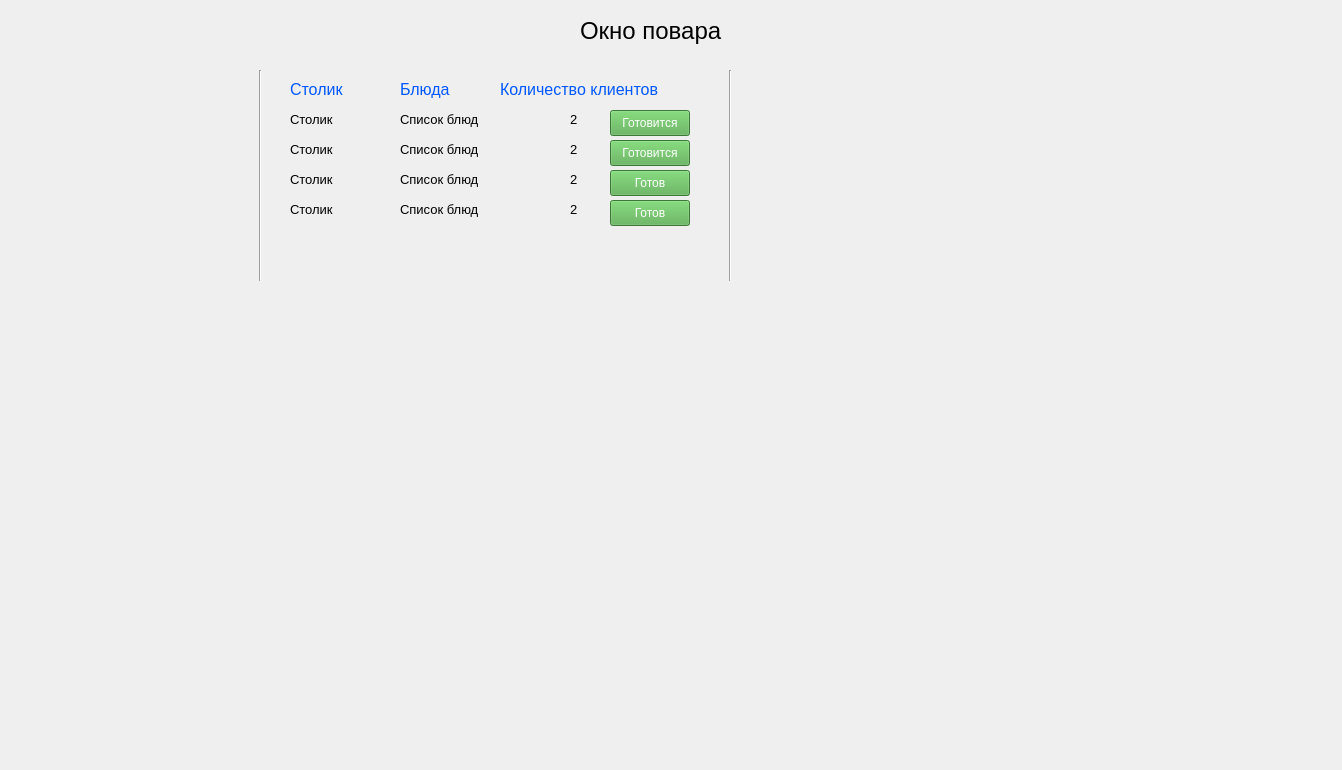
<?xml version="1.0" encoding="UTF-8"?>
<ui version="4.0">
 <class>Widget</class>
 <widget class="QWidget" name="cookWindow">
  <property name="geometry">
   <rect>
    <x>0</x>
    <y>0</y>
    <width>1342</width>
    <height>770</height>
   </rect>
  </property>
  <property name="windowTitle">
   <string>Widget</string>
  </property>
  <widget class="QLabel" name="label_7">
   <property name="geometry">
    <rect>
     <x>290</x>
     <y>170</y>
     <width>181</width>
     <height>18</height>
    </rect>
   </property>
   <property name="font">
    <font>
     <pointsize>10</pointsize>
    </font>
   </property>
   <property name="text">
    <string>Столик</string>
   </property>
  </widget>
  <widget class="QLabel" name="label_6">
   <property name="geometry">
    <rect>
     <x>290</x>
     <y>140</y>
     <width>181</width>
     <height>18</height>
    </rect>
   </property>
   <property name="font">
    <font>
     <pointsize>10</pointsize>
    </font>
   </property>
   <property name="text">
    <string>Столик</string>
   </property>
  </widget>
  <widget class="QLabel" name="label_10">
   <property name="geometry">
    <rect>
     <x>400</x>
     <y>140</y>
     <width>181</width>
     <height>18</height>
    </rect>
   </property>
   <property name="font">
    <font>
     <pointsize>10</pointsize>
    </font>
   </property>
   <property name="text">
    <string>Список блюд</string>
   </property>
  </widget>
  <widget class="QLabel" name="label_8">
   <property name="geometry">
    <rect>
     <x>290</x>
     <y>200</y>
     <width>181</width>
     <height>18</height>
    </rect>
   </property>
   <property name="font">
    <font>
     <pointsize>10</pointsize>
    </font>
   </property>
   <property name="text">
    <string>Столик</string>
   </property>
  </widget>
  <widget class="QLabel" name="label">
   <property name="geometry">
    <rect>
     <x>580</x>
     <y>10</y>
     <width>211</width>
     <height>41</height>
    </rect>
   </property>
   <property name="font">
    <font>
     <pointsize>18</pointsize>
    </font>
   </property>
   <property name="text">
    <string>Окно повара</string>
   </property>
  </widget>
  <widget class="QLabel" name="label_2">
   <property name="geometry">
    <rect>
     <x>400</x>
     <y>80</y>
     <width>58</width>
     <height>18</height>
    </rect>
   </property>
   <property name="font">
    <font>
     <pointsize>12</pointsize>
    </font>
   </property>
   <property name="styleSheet">
    <string notr="true">color: rgb(0, 88, 255);</string>
   </property>
   <property name="text">
    <string>Блюда</string>
   </property>
  </widget>
  <widget class="QLabel" name="label_11">
   <property name="geometry">
    <rect>
     <x>400</x>
     <y>170</y>
     <width>181</width>
     <height>18</height>
    </rect>
   </property>
   <property name="font">
    <font>
     <pointsize>10</pointsize>
    </font>
   </property>
   <property name="text">
    <string>Список блюд</string>
   </property>
  </widget>
  <widget class="QLabel" name="label_12">
   <property name="geometry">
    <rect>
     <x>400</x>
     <y>200</y>
     <width>181</width>
     <height>18</height>
    </rect>
   </property>
   <property name="font">
    <font>
     <pointsize>10</pointsize>
    </font>
   </property>
   <property name="text">
    <string>Список блюд</string>
   </property>
  </widget>
  <widget class="QLabel" name="label_3">
   <property name="geometry">
    <rect>
     <x>500</x>
     <y>80</y>
     <width>181</width>
     <height>18</height>
    </rect>
   </property>
   <property name="font">
    <font>
     <pointsize>12</pointsize>
    </font>
   </property>
   <property name="styleSheet">
    <string notr="true">color: rgb(0, 88, 255);</string>
   </property>
   <property name="text">
    <string>Количество клиентов</string>
   </property>
  </widget>
  <widget class="QLabel" name="label_5">
   <property name="geometry">
    <rect>
     <x>290</x>
     <y>110</y>
     <width>181</width>
     <height>18</height>
    </rect>
   </property>
   <property name="font">
    <font>
     <pointsize>10</pointsize>
    </font>
   </property>
   <property name="text">
    <string>Столик</string>
   </property>
  </widget>
  <widget class="QLabel" name="label_15">
   <property name="geometry">
    <rect>
     <x>570</x>
     <y>170</y>
     <width>181</width>
     <height>18</height>
    </rect>
   </property>
   <property name="font">
    <font>
     <pointsize>10</pointsize>
    </font>
   </property>
   <property name="text">
    <string>2</string>
   </property>
  </widget>
  <widget class="Line" name="line">
   <property name="geometry">
    <rect>
     <x>720</x>
     <y>70</y>
     <width>20</width>
     <height>211</height>
    </rect>
   </property>
   <property name="orientation">
    <enum>Qt::Vertical</enum>
   </property>
  </widget>
  <widget class="QLabel" name="label_13">
   <property name="geometry">
    <rect>
     <x>570</x>
     <y>110</y>
     <width>181</width>
     <height>18</height>
    </rect>
   </property>
   <property name="font">
    <font>
     <pointsize>10</pointsize>
    </font>
   </property>
   <property name="text">
    <string>2</string>
   </property>
  </widget>
  <widget class="QLabel" name="label_16">
   <property name="geometry">
    <rect>
     <x>570</x>
     <y>200</y>
     <width>181</width>
     <height>18</height>
    </rect>
   </property>
   <property name="font">
    <font>
     <pointsize>10</pointsize>
    </font>
   </property>
   <property name="text">
    <string>2</string>
   </property>
  </widget>
  <widget class="Line" name="line_2">
   <property name="geometry">
    <rect>
     <x>250</x>
     <y>70</y>
     <width>20</width>
     <height>211</height>
    </rect>
   </property>
   <property name="orientation">
    <enum>Qt::Vertical</enum>
   </property>
  </widget>
  <widget class="QLabel" name="label_4">
   <property name="geometry">
    <rect>
     <x>290</x>
     <y>80</y>
     <width>61</width>
     <height>18</height>
    </rect>
   </property>
   <property name="font">
    <font>
     <pointsize>12</pointsize>
    </font>
   </property>
   <property name="styleSheet">
    <string notr="true">color: rgb(0, 88, 255);</string>
   </property>
   <property name="text">
    <string>Столик</string>
   </property>
  </widget>
  <widget class="QLabel" name="label_14">
   <property name="geometry">
    <rect>
     <x>570</x>
     <y>140</y>
     <width>181</width>
     <height>18</height>
    </rect>
   </property>
   <property name="font">
    <font>
     <pointsize>10</pointsize>
    </font>
   </property>
   <property name="text">
    <string>2</string>
   </property>
  </widget>
  <widget class="QLabel" name="label_9">
   <property name="geometry">
    <rect>
     <x>400</x>
     <y>110</y>
     <width>181</width>
     <height>18</height>
    </rect>
   </property>
   <property name="font">
    <font>
     <pointsize>10</pointsize>
    </font>
   </property>
   <property name="text">
    <string>Список блюд</string>
   </property>
  </widget>
  <widget class="QPushButton" name="pushButton">
   <property name="geometry">
    <rect>
     <x>610</x>
     <y>110</y>
     <width>80</width>
     <height>26</height>
    </rect>
   </property>
   <property name="styleSheet">
    <string notr="true">color: rgb(255, 255, 255);
background-color: rgb(82, 171, 75);</string>
   </property>
   <property name="text">
    <string>Готовится</string>
   </property>
  </widget>
  <widget class="QPushButton" name="pushButton_2">
   <property name="geometry">
    <rect>
     <x>610</x>
     <y>170</y>
     <width>80</width>
     <height>26</height>
    </rect>
   </property>
   <property name="styleSheet">
    <string notr="true">color: rgb(255, 255, 255);
background-color: rgb(82, 171, 75);</string>
   </property>
   <property name="text">
    <string>Готов</string>
   </property>
  </widget>
  <widget class="QPushButton" name="pushButton_3">
   <property name="geometry">
    <rect>
     <x>610</x>
     <y>140</y>
     <width>80</width>
     <height>26</height>
    </rect>
   </property>
   <property name="styleSheet">
    <string notr="true">color: rgb(255, 255, 255);
background-color: rgb(82, 171, 75);</string>
   </property>
   <property name="text">
    <string>Готовится</string>
   </property>
  </widget>
  <widget class="QPushButton" name="pushButton_4">
   <property name="geometry">
    <rect>
     <x>610</x>
     <y>200</y>
     <width>80</width>
     <height>26</height>
    </rect>
   </property>
   <property name="styleSheet">
    <string notr="true">color: rgb(255, 255, 255);
background-color: rgb(82, 171, 75);</string>
   </property>
   <property name="text">
    <string>Готов</string>
   </property>
  </widget>
 </widget>
 <resources/>
 <connections/>
</ui>
